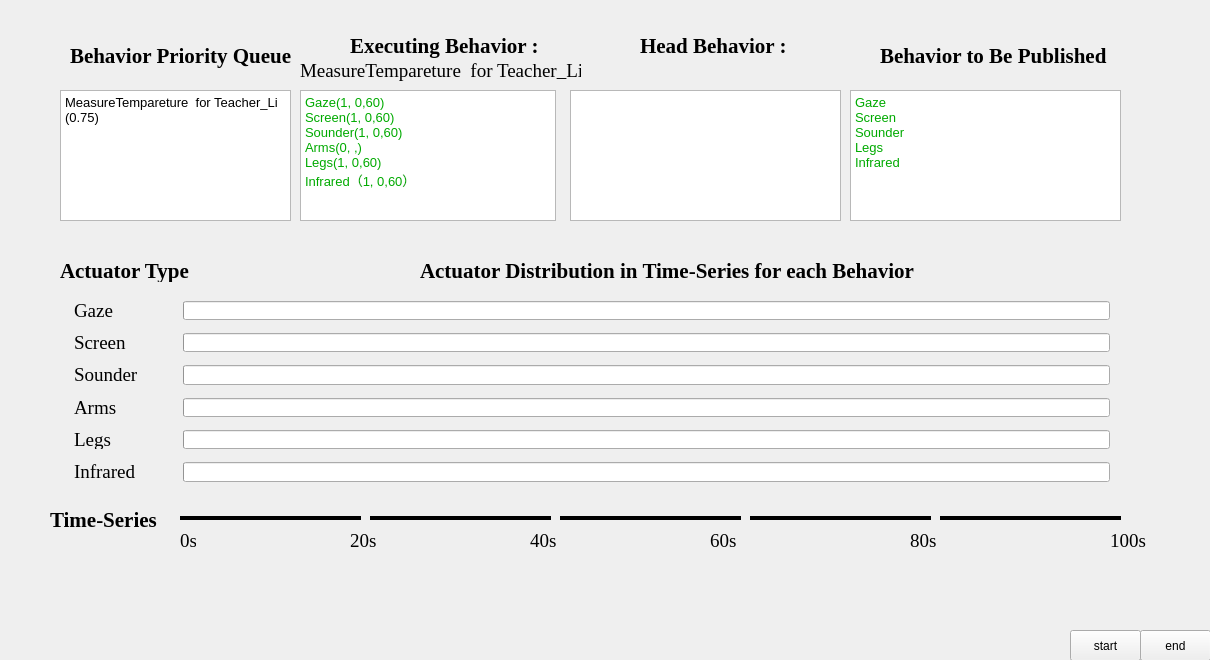
<?xml version="1.0" encoding="UTF-8"?>
<ui version="4.0">
 <class>Widget</class>
 <widget class="QWidget" name="Widget">
  <property name="geometry">
   <rect>
    <x>0</x>
    <y>0</y>
    <width>1210</width>
    <height>660</height>
   </rect>
  </property>
  <property name="windowTitle">
   <string>Widget</string>
  </property>
  <widget class="QPushButton" name="btn_end">
   <property name="geometry">
    <rect>
     <x>1140</x>
     <y>630</y>
     <width>71</width>
     <height>31</height>
    </rect>
   </property>
   <property name="text">
    <string>end</string>
   </property>
  </widget>
  <widget class="QPushButton" name="btn_start">
   <property name="geometry">
    <rect>
     <x>1070</x>
     <y>630</y>
     <width>71</width>
     <height>31</height>
    </rect>
   </property>
   <property name="text">
    <string>start</string>
   </property>
  </widget>
  <widget class="QTextBrowser" name="textBrowser">
   <property name="geometry">
    <rect>
     <x>300</x>
     <y>90</y>
     <width>256</width>
     <height>131</height>
    </rect>
   </property>
   <property name="font">
    <font>
     <pointsize>10</pointsize>
    </font>
   </property>
   <property name="html">
    <string>&lt;!DOCTYPE HTML PUBLIC &quot;-//W3C//DTD HTML 4.0//EN&quot; &quot;http://www.w3.org/TR/REC-html40/strict.dtd&quot;&gt;
&lt;html&gt;&lt;head&gt;&lt;meta name=&quot;qrichtext&quot; content=&quot;1&quot; /&gt;&lt;style type=&quot;text/css&quot;&gt;
p, li { white-space: pre-wrap; }
&lt;/style&gt;&lt;/head&gt;&lt;body style=&quot; font-family:'SimSun'; font-size:10pt; font-weight:400; font-style:normal;&quot;&gt;
&lt;p style=&quot; margin-top:0px; margin-bottom:0px; margin-left:0px; margin-right:0px; -qt-block-indent:0; text-indent:0px;&quot;&gt;&lt;span style=&quot; color:#00aa00;&quot;&gt;Gaze(1, 0,60)&lt;/span&gt;&lt;/p&gt;
&lt;p style=&quot; margin-top:0px; margin-bottom:0px; margin-left:0px; margin-right:0px; -qt-block-indent:0; text-indent:0px;&quot;&gt;&lt;span style=&quot; color:#00aa00;&quot;&gt;Screen(1, 0,60)&lt;/span&gt;&lt;/p&gt;
&lt;p style=&quot; margin-top:0px; margin-bottom:0px; margin-left:0px; margin-right:0px; -qt-block-indent:0; text-indent:0px;&quot;&gt;&lt;span style=&quot; color:#00aa00;&quot;&gt;Sounder(1, 0,60)&lt;/span&gt;&lt;/p&gt;
&lt;p style=&quot; margin-top:0px; margin-bottom:0px; margin-left:0px; margin-right:0px; -qt-block-indent:0; text-indent:0px;&quot;&gt;&lt;span style=&quot; color:#00aa00;&quot;&gt;Arms(0, ,)&lt;/span&gt;&lt;/p&gt;
&lt;p style=&quot; margin-top:0px; margin-bottom:0px; margin-left:0px; margin-right:0px; -qt-block-indent:0; text-indent:0px;&quot;&gt;&lt;span style=&quot; color:#00aa00;&quot;&gt;Legs(1, 0,60)&lt;/span&gt;&lt;/p&gt;
&lt;p style=&quot; margin-top:0px; margin-bottom:0px; margin-left:0px; margin-right:0px; -qt-block-indent:0; text-indent:0px;&quot;&gt;&lt;span style=&quot; color:#00aa00;&quot;&gt;Infrared（1, 0,60）&lt;/span&gt;&lt;/p&gt;&lt;/body&gt;&lt;/html&gt;</string>
   </property>
  </widget>
  <widget class="QTextBrowser" name="textBrowser_2">
   <property name="geometry">
    <rect>
     <x>570</x>
     <y>90</y>
     <width>271</width>
     <height>131</height>
    </rect>
   </property>
   <property name="font">
    <font>
     <pointsize>10</pointsize>
    </font>
   </property>
   <property name="html">
    <string>&lt;!DOCTYPE HTML PUBLIC &quot;-//W3C//DTD HTML 4.0//EN&quot; &quot;http://www.w3.org/TR/REC-html40/strict.dtd&quot;&gt;
&lt;html&gt;&lt;head&gt;&lt;meta name=&quot;qrichtext&quot; content=&quot;1&quot; /&gt;&lt;style type=&quot;text/css&quot;&gt;
p, li { white-space: pre-wrap; }
&lt;/style&gt;&lt;/head&gt;&lt;body style=&quot; font-family:'SimSun'; font-size:10pt; font-weight:400; font-style:normal;&quot;&gt;
&lt;p style=&quot;-qt-paragraph-type:empty; margin-top:0px; margin-bottom:0px; margin-left:0px; margin-right:0px; -qt-block-indent:0; text-indent:0px;&quot;&gt;&lt;br /&gt;&lt;/p&gt;&lt;/body&gt;&lt;/html&gt;</string>
   </property>
  </widget>
  <widget class="QTextBrowser" name="textBrowser_3">
   <property name="geometry">
    <rect>
     <x>850</x>
     <y>90</y>
     <width>271</width>
     <height>131</height>
    </rect>
   </property>
   <property name="font">
    <font>
     <pointsize>10</pointsize>
    </font>
   </property>
   <property name="html">
    <string>&lt;!DOCTYPE HTML PUBLIC &quot;-//W3C//DTD HTML 4.0//EN&quot; &quot;http://www.w3.org/TR/REC-html40/strict.dtd&quot;&gt;
&lt;html&gt;&lt;head&gt;&lt;meta name=&quot;qrichtext&quot; content=&quot;1&quot; /&gt;&lt;style type=&quot;text/css&quot;&gt;
p, li { white-space: pre-wrap; }
&lt;/style&gt;&lt;/head&gt;&lt;body style=&quot; font-family:'SimSun'; font-size:10pt; font-weight:400; font-style:normal;&quot;&gt;
&lt;p style=&quot; margin-top:0px; margin-bottom:0px; margin-left:0px; margin-right:0px; -qt-block-indent:0; text-indent:0px;&quot;&gt;&lt;span style=&quot; color:#00aa00;&quot;&gt;Gaze&lt;/span&gt;&lt;/p&gt;
&lt;p style=&quot; margin-top:0px; margin-bottom:0px; margin-left:0px; margin-right:0px; -qt-block-indent:0; text-indent:0px;&quot;&gt;&lt;span style=&quot; color:#00aa00;&quot;&gt;Screen&lt;/span&gt;&lt;/p&gt;
&lt;p style=&quot; margin-top:0px; margin-bottom:0px; margin-left:0px; margin-right:0px; -qt-block-indent:0; text-indent:0px;&quot;&gt;&lt;span style=&quot; color:#00aa00;&quot;&gt;Sounder&lt;/span&gt;&lt;/p&gt;
&lt;p style=&quot; margin-top:0px; margin-bottom:0px; margin-left:0px; margin-right:0px; -qt-block-indent:0; text-indent:0px;&quot;&gt;&lt;span style=&quot; color:#00aa00;&quot;&gt;Legs&lt;/span&gt;&lt;/p&gt;
&lt;p style=&quot; margin-top:0px; margin-bottom:0px; margin-left:0px; margin-right:0px; -qt-block-indent:0; text-indent:0px;&quot;&gt;&lt;span style=&quot; color:#00aa00;&quot;&gt;Infrared&lt;/span&gt;&lt;/p&gt;&lt;/body&gt;&lt;/html&gt;</string>
   </property>
  </widget>
  <widget class="QTextBrowser" name="textBrowser_4">
   <property name="geometry">
    <rect>
     <x>60</x>
     <y>90</y>
     <width>231</width>
     <height>131</height>
    </rect>
   </property>
   <property name="font">
    <font>
     <pointsize>10</pointsize>
    </font>
   </property>
   <property name="html">
    <string>&lt;!DOCTYPE HTML PUBLIC &quot;-//W3C//DTD HTML 4.0//EN&quot; &quot;http://www.w3.org/TR/REC-html40/strict.dtd&quot;&gt;
&lt;html&gt;&lt;head&gt;&lt;meta name=&quot;qrichtext&quot; content=&quot;1&quot; /&gt;&lt;style type=&quot;text/css&quot;&gt;
p, li { white-space: pre-wrap; }
&lt;/style&gt;&lt;/head&gt;&lt;body style=&quot; font-family:'SimSun'; font-size:10pt; font-weight:400; font-style:normal;&quot;&gt;
&lt;p style=&quot; margin-top:12px; margin-bottom:12px; margin-left:0px; margin-right:0px; -qt-block-indent:0; text-indent:0px;&quot;&gt;&lt;span style=&quot; font-family:'Times New Roman,serif'; color:#000000;&quot;&gt;MeasureTempareture  for Teacher_Li (0.75)&lt;/span&gt;&lt;/p&gt;&lt;/body&gt;&lt;/html&gt;</string>
   </property>
  </widget>
  <widget class="QLabel" name="label_6">
   <property name="geometry">
    <rect>
     <x>70</x>
     <y>40</y>
     <width>221</width>
     <height>31</height>
    </rect>
   </property>
   <property name="font">
    <font>
     <family>Times New Roman</family>
     <pointsize>16</pointsize>
     <weight>75</weight>
     <bold>true</bold>
     <underline>false</underline>
    </font>
   </property>
   <property name="text">
    <string>Behavior Priority Queue</string>
   </property>
  </widget>
  <widget class="QLabel" name="label_10">
   <property name="geometry">
    <rect>
     <x>630</x>
     <y>60</y>
     <width>231</width>
     <height>21</height>
    </rect>
   </property>
   <property name="font">
    <font>
     <family>Times New Roman</family>
     <pointsize>14</pointsize>
    </font>
   </property>
   <property name="text">
    <string/>
   </property>
  </widget>
  <widget class="QLabel" name="label_11">
   <property name="geometry">
    <rect>
     <x>880</x>
     <y>40</y>
     <width>231</width>
     <height>31</height>
    </rect>
   </property>
   <property name="font">
    <font>
     <family>Times New Roman</family>
     <pointsize>16</pointsize>
     <weight>75</weight>
     <bold>true</bold>
     <underline>false</underline>
    </font>
   </property>
   <property name="text">
    <string>Behavior to Be Published</string>
   </property>
  </widget>
  <widget class="QLabel" name="label_12">
   <property name="geometry">
    <rect>
     <x>300</x>
     <y>60</y>
     <width>281</width>
     <height>21</height>
    </rect>
   </property>
   <property name="font">
    <font>
     <family>Times New Roman</family>
     <pointsize>14</pointsize>
    </font>
   </property>
   <property name="text">
    <string>MeasureTempareture  for Teacher_Li</string>
   </property>
  </widget>
  <widget class="QWidget" name="formLayoutWidget">
   <property name="geometry">
    <rect>
     <x>60</x>
     <y>290</y>
     <width>1061</width>
     <height>203</height>
    </rect>
   </property>
   <layout class="QFormLayout" name="formLayout">
    <property name="horizontalSpacing">
     <number>44</number>
    </property>
    <property name="verticalSpacing">
     <number>13</number>
    </property>
    <property name="leftMargin">
     <number>14</number>
    </property>
    <property name="topMargin">
     <number>11</number>
    </property>
    <item row="0" column="0">
     <widget class="QLabel" name="label">
      <property name="font">
       <font>
        <family>Times New Roman</family>
        <pointsize>14</pointsize>
       </font>
      </property>
      <property name="text">
       <string>Gaze</string>
      </property>
     </widget>
    </item>
    <item row="1" column="0">
     <widget class="QLabel" name="label_2">
      <property name="font">
       <font>
        <family>Times New Roman</family>
        <pointsize>14</pointsize>
       </font>
      </property>
      <property name="text">
       <string>Screen</string>
      </property>
     </widget>
    </item>
    <item row="2" column="0">
     <widget class="QLabel" name="label_3">
      <property name="font">
       <font>
        <family>Times New Roman</family>
        <pointsize>14</pointsize>
       </font>
      </property>
      <property name="text">
       <string>Sounder</string>
      </property>
     </widget>
    </item>
    <item row="3" column="0">
     <widget class="QLabel" name="label_4">
      <property name="font">
       <font>
        <family>Times New Roman</family>
        <pointsize>14</pointsize>
       </font>
      </property>
      <property name="text">
       <string>Arms</string>
      </property>
     </widget>
    </item>
    <item row="4" column="0">
     <widget class="QLabel" name="label_5">
      <property name="font">
       <font>
        <family>Times New Roman</family>
        <pointsize>14</pointsize>
       </font>
      </property>
      <property name="text">
       <string>Legs</string>
      </property>
     </widget>
    </item>
    <item row="5" column="0">
     <widget class="QLabel" name="label_8">
      <property name="font">
       <font>
        <family>Times New Roman</family>
        <pointsize>14</pointsize>
       </font>
      </property>
      <property name="text">
       <string>Infrared</string>
      </property>
     </widget>
    </item>
    <item row="0" column="1">
     <widget class="QProgressBar" name="progressBar">
      <property name="contextMenuPolicy">
       <enum>Qt::DefaultContextMenu</enum>
      </property>
      <property name="styleSheet">
       <string notr="true"/>
      </property>
      <property name="value">
       <number>0</number>
      </property>
      <property name="textVisible">
       <bool>false</bool>
      </property>
      <property name="orientation">
       <enum>Qt::Horizontal</enum>
      </property>
      <property name="invertedAppearance">
       <bool>false</bool>
      </property>
      <property name="format">
       <string/>
      </property>
     </widget>
    </item>
    <item row="1" column="1">
     <widget class="QProgressBar" name="progressBar_2">
      <property name="value">
       <number>0</number>
      </property>
      <property name="textVisible">
       <bool>false</bool>
      </property>
      <property name="format">
       <string/>
      </property>
     </widget>
    </item>
    <item row="2" column="1">
     <widget class="QProgressBar" name="progressBar_3">
      <property name="value">
       <number>0</number>
      </property>
      <property name="textVisible">
       <bool>false</bool>
      </property>
      <property name="format">
       <string/>
      </property>
     </widget>
    </item>
    <item row="3" column="1">
     <widget class="QProgressBar" name="progressBar_4">
      <property name="value">
       <number>0</number>
      </property>
      <property name="textVisible">
       <bool>false</bool>
      </property>
      <property name="format">
       <string/>
      </property>
     </widget>
    </item>
    <item row="4" column="1">
     <widget class="QProgressBar" name="progressBar_5">
      <property name="value">
       <number>0</number>
      </property>
      <property name="textVisible">
       <bool>false</bool>
      </property>
      <property name="format">
       <string/>
      </property>
     </widget>
    </item>
    <item row="5" column="1">
     <widget class="QProgressBar" name="progressBar_6">
      <property name="value">
       <number>0</number>
      </property>
      <property name="textVisible">
       <bool>false</bool>
      </property>
      <property name="format">
       <string/>
      </property>
     </widget>
    </item>
   </layout>
  </widget>
  <widget class="QLabel" name="label_13">
   <property name="geometry">
    <rect>
     <x>60</x>
     <y>260</y>
     <width>131</width>
     <height>22</height>
    </rect>
   </property>
   <property name="font">
    <font>
     <family>Times New Roman</family>
     <pointsize>16</pointsize>
     <weight>75</weight>
     <bold>true</bold>
     <underline>false</underline>
    </font>
   </property>
   <property name="text">
    <string>Actuator Type</string>
   </property>
  </widget>
  <widget class="QLabel" name="label_14">
   <property name="geometry">
    <rect>
     <x>420</x>
     <y>260</y>
     <width>571</width>
     <height>22</height>
    </rect>
   </property>
   <property name="font">
    <font>
     <family>Times New Roman</family>
     <pointsize>16</pointsize>
     <weight>75</weight>
     <bold>true</bold>
     <underline>false</underline>
    </font>
   </property>
   <property name="text">
    <string>Actuator Distribution in Time-Series for each Behavior</string>
   </property>
  </widget>
  <widget class="Line" name="line">
   <property name="geometry">
    <rect>
     <x>180</x>
     <y>510</y>
     <width>181</width>
     <height>16</height>
    </rect>
   </property>
   <property name="sizePolicy">
    <sizepolicy hsizetype="Minimum" vsizetype="Fixed">
     <horstretch>1</horstretch>
     <verstretch>0</verstretch>
    </sizepolicy>
   </property>
   <property name="font">
    <font>
     <weight>50</weight>
     <bold>false</bold>
    </font>
   </property>
   <property name="frameShadow">
    <enum>QFrame::Plain</enum>
   </property>
   <property name="lineWidth">
    <number>4</number>
   </property>
   <property name="orientation">
    <enum>Qt::Horizontal</enum>
   </property>
  </widget>
  <widget class="QLabel" name="label_15">
   <property name="geometry">
    <rect>
     <x>50</x>
     <y>510</y>
     <width>111</width>
     <height>20</height>
    </rect>
   </property>
   <property name="font">
    <font>
     <family>Times New Roman</family>
     <pointsize>16</pointsize>
     <weight>75</weight>
     <bold>true</bold>
     <underline>false</underline>
    </font>
   </property>
   <property name="text">
    <string>Time-Series</string>
   </property>
  </widget>
  <widget class="QLabel" name="label_16">
   <property name="geometry">
    <rect>
     <x>180</x>
     <y>530</y>
     <width>16</width>
     <height>21</height>
    </rect>
   </property>
   <property name="font">
    <font>
     <family>Times New Roman</family>
     <pointsize>14</pointsize>
    </font>
   </property>
   <property name="text">
    <string>0s</string>
   </property>
  </widget>
  <widget class="QLabel" name="label_17">
   <property name="geometry">
    <rect>
     <x>710</x>
     <y>530</y>
     <width>31</width>
     <height>21</height>
    </rect>
   </property>
   <property name="font">
    <font>
     <family>Times New Roman</family>
     <pointsize>14</pointsize>
    </font>
   </property>
   <property name="text">
    <string>60s</string>
   </property>
  </widget>
  <widget class="QLabel" name="label_19">
   <property name="geometry">
    <rect>
     <x>910</x>
     <y>530</y>
     <width>41</width>
     <height>21</height>
    </rect>
   </property>
   <property name="font">
    <font>
     <family>Times New Roman</family>
     <pointsize>14</pointsize>
    </font>
   </property>
   <property name="text">
    <string>80s</string>
   </property>
  </widget>
  <widget class="QLabel" name="label_20">
   <property name="geometry">
    <rect>
     <x>350</x>
     <y>530</y>
     <width>31</width>
     <height>21</height>
    </rect>
   </property>
   <property name="font">
    <font>
     <family>Times New Roman</family>
     <pointsize>14</pointsize>
    </font>
   </property>
   <property name="text">
    <string>20s</string>
   </property>
  </widget>
  <widget class="QLabel" name="label_21">
   <property name="geometry">
    <rect>
     <x>1110</x>
     <y>530</y>
     <width>41</width>
     <height>21</height>
    </rect>
   </property>
   <property name="font">
    <font>
     <family>Times New Roman</family>
     <pointsize>14</pointsize>
    </font>
   </property>
   <property name="text">
    <string>100s</string>
   </property>
  </widget>
  <widget class="QLabel" name="label_22">
   <property name="geometry">
    <rect>
     <x>530</x>
     <y>530</y>
     <width>41</width>
     <height>21</height>
    </rect>
   </property>
   <property name="font">
    <font>
     <family>Times New Roman</family>
     <pointsize>14</pointsize>
    </font>
   </property>
   <property name="text">
    <string>40s</string>
   </property>
  </widget>
  <widget class="Line" name="line_2">
   <property name="geometry">
    <rect>
     <x>370</x>
     <y>510</y>
     <width>181</width>
     <height>16</height>
    </rect>
   </property>
   <property name="sizePolicy">
    <sizepolicy hsizetype="Minimum" vsizetype="Fixed">
     <horstretch>1</horstretch>
     <verstretch>0</verstretch>
    </sizepolicy>
   </property>
   <property name="font">
    <font>
     <weight>50</weight>
     <bold>false</bold>
    </font>
   </property>
   <property name="frameShadow">
    <enum>QFrame::Plain</enum>
   </property>
   <property name="lineWidth">
    <number>4</number>
   </property>
   <property name="orientation">
    <enum>Qt::Horizontal</enum>
   </property>
  </widget>
  <widget class="Line" name="line_3">
   <property name="geometry">
    <rect>
     <x>560</x>
     <y>510</y>
     <width>181</width>
     <height>16</height>
    </rect>
   </property>
   <property name="sizePolicy">
    <sizepolicy hsizetype="Minimum" vsizetype="Fixed">
     <horstretch>1</horstretch>
     <verstretch>0</verstretch>
    </sizepolicy>
   </property>
   <property name="font">
    <font>
     <weight>50</weight>
     <bold>false</bold>
    </font>
   </property>
   <property name="frameShadow">
    <enum>QFrame::Plain</enum>
   </property>
   <property name="lineWidth">
    <number>4</number>
   </property>
   <property name="orientation">
    <enum>Qt::Horizontal</enum>
   </property>
  </widget>
  <widget class="Line" name="line_4">
   <property name="geometry">
    <rect>
     <x>750</x>
     <y>510</y>
     <width>181</width>
     <height>16</height>
    </rect>
   </property>
   <property name="sizePolicy">
    <sizepolicy hsizetype="Minimum" vsizetype="Fixed">
     <horstretch>1</horstretch>
     <verstretch>0</verstretch>
    </sizepolicy>
   </property>
   <property name="font">
    <font>
     <weight>50</weight>
     <bold>false</bold>
    </font>
   </property>
   <property name="frameShadow">
    <enum>QFrame::Plain</enum>
   </property>
   <property name="lineWidth">
    <number>4</number>
   </property>
   <property name="orientation">
    <enum>Qt::Horizontal</enum>
   </property>
  </widget>
  <widget class="Line" name="line_5">
   <property name="geometry">
    <rect>
     <x>940</x>
     <y>510</y>
     <width>181</width>
     <height>16</height>
    </rect>
   </property>
   <property name="sizePolicy">
    <sizepolicy hsizetype="Minimum" vsizetype="Fixed">
     <horstretch>1</horstretch>
     <verstretch>0</verstretch>
    </sizepolicy>
   </property>
   <property name="font">
    <font>
     <weight>50</weight>
     <bold>false</bold>
    </font>
   </property>
   <property name="frameShadow">
    <enum>QFrame::Plain</enum>
   </property>
   <property name="lineWidth">
    <number>4</number>
   </property>
   <property name="orientation">
    <enum>Qt::Horizontal</enum>
   </property>
  </widget>
  <widget class="QLabel" name="label_7">
   <property name="geometry">
    <rect>
     <x>350</x>
     <y>30</y>
     <width>201</width>
     <height>31</height>
    </rect>
   </property>
   <property name="font">
    <font>
     <family>Times New Roman</family>
     <pointsize>16</pointsize>
     <weight>75</weight>
     <bold>true</bold>
     <underline>false</underline>
    </font>
   </property>
   <property name="text">
    <string>Executing Behavior :</string>
   </property>
  </widget>
  <widget class="QLabel" name="label_9">
   <property name="geometry">
    <rect>
     <x>640</x>
     <y>30</y>
     <width>161</width>
     <height>31</height>
    </rect>
   </property>
   <property name="font">
    <font>
     <family>Times New Roman</family>
     <pointsize>16</pointsize>
     <weight>75</weight>
     <bold>true</bold>
     <underline>false</underline>
    </font>
   </property>
   <property name="text">
    <string>Head Behavior :</string>
   </property>
  </widget>
 </widget>
 <layoutdefault spacing="6" margin="11"/>
 <resources/>
 <connections/>
</ui>
